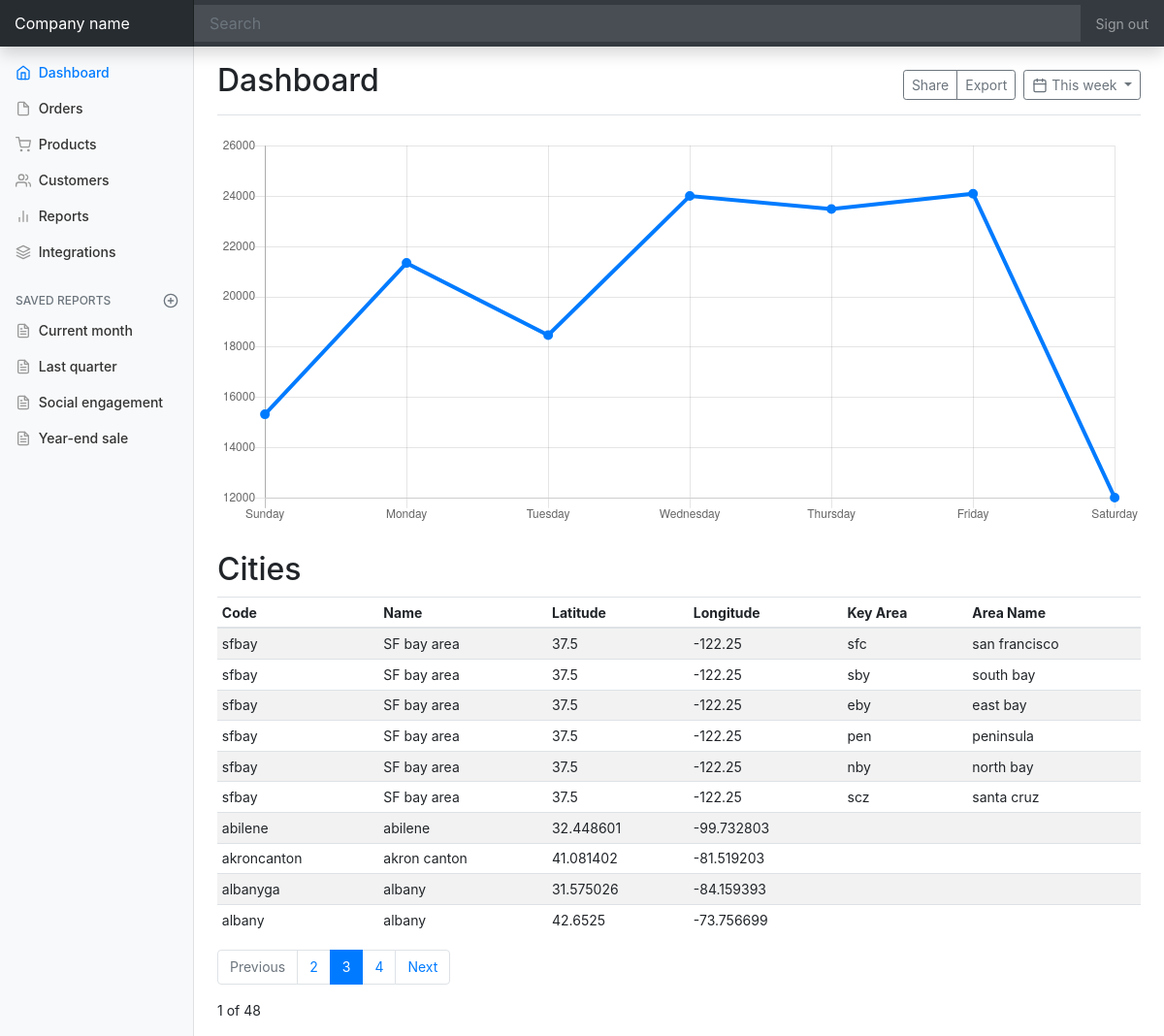
Screenshot of /cities/ with the database file from the repository.
### scrapper/models.py (models this page shows, shortened)
class CityName(models.Model):
    id = models.UUIDField(primary_key=True, default=uuid4, editable=False)
    site = models.CharField(max_length=60, blank=False)
    name = models.CharField(max_length=60, blank=False)
    latitude_longitude_id = models.ForeignKey(
        LatitudeLongitude, on_delete=models.CASCADE)
    county = models.CharField(max_length=60, blank=True)
    state = models.CharField(max_length=60, blank=True)
    country = models.CharField(max_length=60, default="United States")
    area_key = models.CharField(max_length=60, blank=True)
    area_name = models.CharField(max_length=60, blank=True)
    created_at = models.DateTimeField(auto_now_add=True)
    updated_at = models.DateTimeField(auto_now=True)

class LatitudeLongitude(models.Model):
    id = models.UUIDField(primary_key=True, default=uuid4, editable=False)
    latitude = models.CharField(max_length=60, blank=False)
    longitude = models.CharField(max_length=60, blank=False)
    created_at = models.DateTimeField(auto_now_add=True)
    updated_at = models.DateTimeField(auto_now=True)

### scrapper/views.py (the view)
# urls.py: path("", views.index, name="index")
def index(request):
    page = request.GET.get("page")
    if page is None:
        page = 1
    else:
        page = int(page)
    display = request.GET.get("display")
    if display is None:
        display = 10
    else:
        display = int(display)
    query = CityName.objects
    total = query.count()
    total_pages = total // display
    if page > total_pages or page < 1:
        error = True
    else:
        error = False
    first_page = True if page == 1 else False
    last_page = True if page == total_pages else False
    start = display * (page - 1)
    end = start + display
    cities = query.order_by("name")[start:end]
    context = {
        "cities": cities,
        "display": display,
        "page": page,
        "first_page": first_page,
        "last_page": last_page,
        "total_pages": total_pages,
        "error": error
    }
    return render(request, 'cities/index.html', context)

### scrapper/templates/cities/index.html (shortened to what this page needs)
<!doctype html>
<html lang="en">
  <head>
    <link rel="stylesheet" href="https://stackpath.bootstrapcdn.com/bootstrap/4.2.1/css/bootstrap.min.css">
  </head>
  <body>
    <nav class="navbar navbar-dark fixed-top bg-dark flex-md-nowrap p-0 shadow">
      <a class="navbar-brand col-sm-3 col-md-2 mr-0" href="#">Company name</a>
      <input class="form-control form-control-dark w-100" type="text" placeholder="Search" aria-label="Search">
      <ul class="navbar-nav px-3">
        <li class="nav-item text-nowrap">
          <a class="nav-link" href="#">Sign out</a>
        </li>
      </ul>
    </nav>
    <div class="container-fluid">
      <div class="row">
        <nav class="col-md-2 d-none d-md-block bg-light sidebar">
          <div class="sidebar-sticky">
            <ul class="nav flex-column">
              <li class="nav-item">
                <a class="nav-link active" href="#">
                  <span data-feather="home"></span>
                  Dashboard <span class="sr-only">(current)</span>
                </a>
              </li>
              <li class="nav-item">
                <a class="nav-link" href="#">
                  <span data-feather="file"></span>
                  Orders
                </a>
              </li>
              <li class="nav-item">
                <a class="nav-link" href="#">
                  <span data-feather="shopping-cart"></span>
                  Products
                </a>
              </li>
              <li class="nav-item">
                <a class="nav-link" href="#">
                  <span data-feather="users"></span>
                  Customers
                </a>
              </li>
              <li class="nav-item">
                <a class="nav-link" href="#">
                  <span data-feather="bar-chart-2"></span>
                  Reports
                </a>
              </li>
              <li class="nav-item">
                <a class="nav-link" href="#">
                  <span data-feather="layers"></span>
                  Integrations
                </a>
              </li>
            </ul>
            <h6 class="sidebar-heading d-flex justify-content-between align-items-center px-3 mt-4 mb-1 text-muted">
              <span>Saved reports</span>
              <a class="d-flex align-items-center text-muted" href="#">
                <span data-feather="plus-circle"></span>
              </a>
            </h6>
            <ul class="nav flex-column mb-2">
              <li class="nav-item">
                <a class="nav-link" href="#">
                  <span data-feather="file-text"></span>
                  Current month
                </a>
              </li>
              <li class="nav-item">
                <a class="nav-link" href="#">
                  <span data-feather="file-text"></span>
                  Last quarter
                </a>
              </li>
              <li class="nav-item">
                <a class="nav-link" href="#">
                  <span data-feather="file-text"></span>
                  Social engagement
                </a>
              </li>
              <li class="nav-item">
                <a class="nav-link" href="#">
                  <span data-feather="file-text"></span>
                  Year-end sale
                </a>
              </li>
            </ul>
          </div>
        </nav>
        <main role="main" class="col-md-9 ml-sm-auto col-lg-10 px-4">
          <div class="d-flex justify-content-between flex-wrap flex-md-nowrap align-items-center pt-3 pb-2 mb-3 border-bottom">
            <h1 class="h2">Dashboard</h1>
            <div class="btn-toolbar mb-2 mb-md-0">
              <div class="btn-group mr-2">
                <button type="button" class="btn btn-sm btn-outline-secondary">Share</button>
                <button type="button" class="btn btn-sm btn-outline-secondary">Export</button>
              </div>
              <button type="button" class="btn btn-sm btn-outline-secondary dropdown-toggle">
                <span data-feather="calendar"></span>
                This week
              </button>
            </div>
          </div>
          <canvas class="my-4 w-100" id="myChart" width="900" height="380"></canvas>
          <h2>Cities</h2>
          <div>
            {% if error %}
              <div class="container">
                <h3 class="bg-danger">There was a URL error</h3>
              </div>
              {% else %}
           {% if cities  %}
          <div class="table-responsive">
            <table class="table table-striped table-sm">
              <thead>
                <tr>
                  <th>Code</th>
                  <th>Name</th>
                  <th>Latitude</th>
                  <th>Longitude</th>
                  <th>Key Area</th>
                  <th>Area Name</th>
                </tr>
              </thead>
              <tbody>
                {% for city in cities%}
                <tr>
                  <td>{{city.site}}</td>
                  <td>{{city.name}}</td>
                  <td>{{city.latitude_longitude_id.latitude}}</td>
                  <td>{{city.latitude_longitude_id.longitude}}</td>
                  <td>{{city.area_key}}</td>
                  <td>{{city.area_name}}</td>
                </tr>
                {% endfor %}
              </tbody>
            </table>
            <nav aria-label="pagination">
              <ul class="pagination">
                <li class="page-item {% if first_page  %} disabled {% endif %}">
                  <a class="page-link" href="http://localhost:8000/cities/?page=1&display=50" tabindex="-1" aria-disabled="true">Previous</a>
                </li>
                <li class="page-item"><a class="page-link" href="http://localhost:8000/cities/?page=2&display=50">2</a></li>
                <li class="page-item active" aria-current="page">
                  <a class="page-link" href="http://localhost:8000/cities/?page=3&display=50">3 <span class="sr-only">(current)</span></a>
                </li>
                <li class="page-item"><a class="page-link" href="http://localhost:8000/cities/?page=4&display=50">4</a></li>
                <li class="page-item {% if last_page  %} disabled {% endif %}">
                  <a class="page-link" href="http://localhost:8000/cities/?page={{ total_pages}}&display=50#">Next</a>
                </li>
              </ul>
            </nav>
             <p>{{page}} of {{total_pages}}</p>
             {% else %} <h2 class="bg-warning">We have no cities :( </h2>{% endif %}
          </div>
          {% endif %}
        </main>
      </div>
    </div>
  <script>
    /* globals Chart:false, feather:false */
      (function () {
        'use strict'
        feather.replace()
        // Graphs
        var ctx = document.getElementById('myChart')
        // eslint-disable-next-line no-unused-vars
        var myChart = new Chart(ctx, {
          type: 'line',
          data: {
            labels: [
              'Sunday',
              'Monday',
              'Tuesday',
              'Wednesday',
              'Thursday',
              'Friday',
              'Saturday'
            ],
            datasets: [{
              data: [
                15339,
                21345,
                18483,
                24003,
                23489,
                24092,
                12034
              ],
              lineTension: 0,
              backgroundColor: 'transparent',
              borderColor: '#007bff',
              borderWidth: 4,
              pointBackgroundColor: '#007bff'
            }]
          },
          options: {
            scales: {
              yAxes: [{
                ticks: {
                  beginAtZero: false
                }
              }]
            },
            legend: {
              display: false
            }
          }
        })
      }())
    </script>
  </body>
</html>

### scrapper/templates/cities/index.html (style rules this page uses)
body { font-size: .875rem; }
.feather { width: 16px; height: 16px; vertical-align: text-bottom; }
.sidebar { position: fixed; top: 0; bottom: 0; left: 0; z-index: 100; padding: 48px 0 0; box-shadow: inset -1px 0 0 rgba(0, 0, 0, .1); }
.sidebar-sticky { position: relative; top: 0; height: calc(100vh - 48px); padding-top: .5rem; overflow-x: hidden; overflow-y: auto; }
.sidebar .nav-link { font-weight: 500; color: #333; }
.sidebar .nav-link .feather { margin-right: 4px; color: #999; }
.sidebar .nav-link.active { color: #007bff; }
.sidebar .nav-link:hover .feather, .sidebar .nav-link.active .feather { color: inherit; }
.sidebar-heading { font-size: .75rem; text-transform: uppercase; }
[role="main"] { padding-top: 133px; }
@media (min-width: 768px) { [role="main"] { padding-top: 48px; } }
.navbar-brand { padding-top: .75rem; padding-bottom: .75rem; font-size: 1rem; background-color: rgba(0, 0, 0, .25); box-shadow: inset -1px 0 0 rgba(0, 0, 0, .25); }
.navbar .form-control { padding: .75rem 1rem; border-width: 0; border-radius: 0; }
.form-control-dark { color: #fff; background-color: rgba(255, 255, 255, .1); border-color: rgba(255, 255, 255, .1); }

### rows the page displays
CityName: site "sfbay", name "SF bay area", latitude_longitude_id.latitude "37.5", latitude_longitude_id.longitude "-122.25", area_key "sfc", area_name "san francisco"
CityName: site "sfbay", name "SF bay area", latitude_longitude_id.latitude "37.5", latitude_longitude_id.longitude "-122.25", area_key "sby", area_name "south bay"
CityName: site "sfbay", name "SF bay area", latitude_longitude_id.latitude "37.5", latitude_longitude_id.longitude "-122.25", area_key "eby", area_name "east bay"
CityName: site "sfbay", name "SF bay area", latitude_longitude_id.latitude "37.5", latitude_longitude_id.longitude "-122.25", area_key "pen", area_name "peninsula"
CityName: site "sfbay", name "SF bay area", latitude_longitude_id.latitude "37.5", latitude_longitude_id.longitude "-122.25", area_key "nby", area_name "north bay"
CityName: site "sfbay", name "SF bay area", latitude_longitude_id.latitude "37.5", latitude_longitude_id.longitude "-122.25", area_key "scz", area_name "santa cruz"
CityName: site "abilene", name "abilene", latitude_longitude_id.latitude "32.448601", latitude_longitude_id.longitude "-99.732803"
CityName: site "akroncanton", name "akron canton", latitude_longitude_id.latitude "41.081402", latitude_longitude_id.longitude "-81.519203"
CityName: site "albanyga", name "albany", latitude_longitude_id.latitude "31.575026", latitude_longitude_id.longitude "-84.159393"
CityName: site "albany", name "albany", latitude_longitude_id.latitude "42.6525", latitude_longitude_id.longitude "-73.756699"

### other values shown
{{ page }} "1"
{{ total_pages }} "48"
